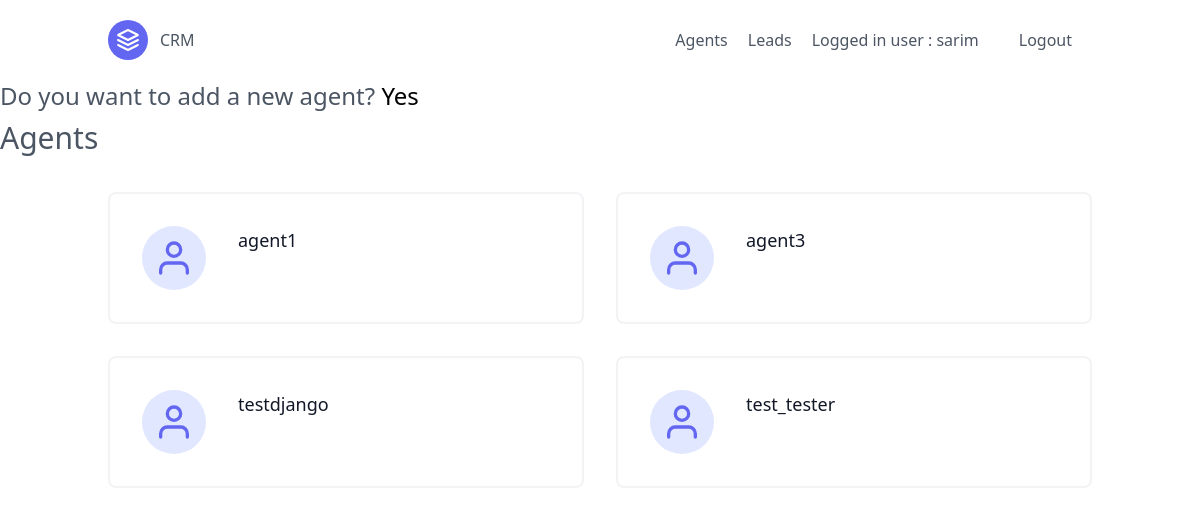
Screenshot of /agents/ (signed in) with the database file from the repository.
### leads/models.py (models this page shows, shortened)
class User(AbstractUser):
    is_organizer = models.BooleanField(default=True)
    is_agent = models.BooleanField(default= False)

class Agent(models.Model):
    user = models.OneToOneField(User, on_delete=models.CASCADE)
    organisation = models.ForeignKey(UserProfile, on_delete=models.CASCADE)

### agents/views.py (the view)
# urls.py: path('', AgentListView.as_view(), name='agent-list'),
class AgentListView(LoginAndOrganizerRequiredMixin, ListView):
    template_name = 'agents/agent_list.html'
    context_object_name = 'agents'
    def get_queryset(self):
        agent_organisation = self.request.user.userprofile
        return Agent.objects.filter(organisation = agent_organisation)

### agents/mixins.py (called while the page is built)
    def dispatch(self, request, *args, **kwargs):
        if not request.user.is_authenticated or not request.user.is_organizer:
            return redirect("/leads")
        return super().dispatch(request, *args, **kwargs)

### agents/templates/agents/agent_list.html
{% extends "base.html" %}
{% block content %}
<section class="text-gray-600 body-font">
    <div class = "text-2xl">
    <p>Do you want to add a new agent?
    <a href="{% url 'agents:agent-create' %}" class="text-black hover:text-blue-500">Yes</a></p>
</div>
<h2 class = "py-2 text-3xl">Agents</h2>
    <div class="container px-5 py-7 mx-auto flex flex-wrap">
        <div class="flex flex-wrap -m-4">
            {% for agent in agents %}
            <div class="p-4 lg:w-1/2 md:w-full">
                <div class="flex border-2 rounded-lg border-gray-200 border-opacity-50 p-8 sm:flex-row flex-col">
                    <div
                        class="w-16 h-16 sm:mr-8 sm:mb-0 mb-4 inline-flex items-center justify-center rounded-full bg-indigo-100 text-indigo-500 flex-shrink-0">
                        <svg fill="none" stroke="currentColor" stroke-linecap="round" stroke-linejoin="round"
                            stroke-width="2" class="w-10 h-10" viewBox="0 0 24 24">
                            <path d="M20 21v-2a4 4 0 00-4-4H8a4 4 0 00-4 4v2"></path>
                            <circle cx="12" cy="7" r="4"></circle>
                        </svg>
                    </div>
                    <div class="flex-grow">
                        <h2 class="text-gray-900 text-lg title-font font-medium mb-3">
                                <a href="{% url 'agents:agent-detail' agent.pk %}">
                                {{agent.user.username}}
                            </a>
                        </h2>
                    </div>
                </div>
            </div>
            {%endfor%}
        </div>
    </div>
</section>
{% endblock content %}

### pages/templates/navbar.html
<header class="text-gray-600 body-font">
    <div class="container mx-auto flex flex-wrap p-5 flex-col md:flex-row items-center">
      <a class="flex title-font font-medium items-center text-gray-900 mb-4 md:mb-0">
        <svg xmlns="http://www.w3.org/2000/svg" fill="none" stroke="currentColor" stroke-linecap="round" stroke-linejoin="round" stroke-width="2" class="w-10 h-10 text-white p-2 bg-indigo-500 rounded-full" viewBox="0 0 24 24">
          <path d="M12 2L2 7l10 5 10-5-10-5zM2 17l10 5 10-5M2 12l10 5 10-5"></path>
        </svg>
        <span class="ml-3 text-xl"><a href="{% url 'landing-view' %}">CRM</a> </span>
      </a>
      <nav class="md:ml-auto flex flex-wrap items-center text-base justify-center">
        {% if request.user.is_organizer %}
        <a href="{% url 'agents:agent-list' %}" class="mr-5 hover:text-gray-900">Agents</a>
        {% endif %}
        <a href="{% url 'leads:lead-list' %}" class="mr-5 hover:text-gray-900">Leads</a>
        {% if request.user.is_authenticated %}
        <a class="mr-10 hover:text-gray-900">Logged in user : {{request.user}}</a>
        <a href="{% url 'logout' %}" class="mr-5 hover:text-gray-900">Logout</a>
        {% else %}
        <a href="{% url 'login' %}" class="mr-5 hover:text-gray-900">Login</a>
        <a href="{% url 'signup' %}" class="mr-5 hover:text-gray-900">Signup</a>
        {% endif %}
      </nav>
    </div>
  </header>

### rows the page displays
User: user "sarim"
Agent: user.username "agent1"
Agent: user.username "agent3"
Agent: user.username "testdjango"
Agent: user.username "test_tester"
